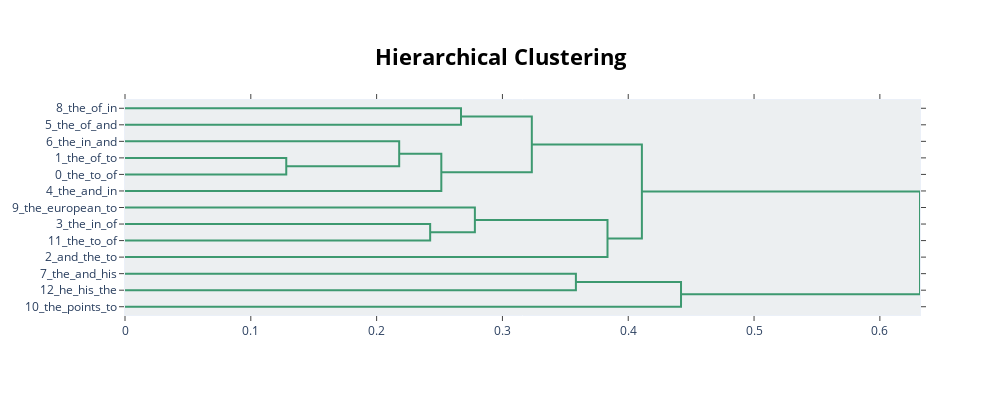

This figure's notebook cell:
### Markdown cell above
Compared to the unsupervised model, we both achieve a lower confusion loss, as well as a lower number of unassigned documents.

### Code cell
model.visualize_hierarchy()

### Figure 1 — Plotly figure (JSON) as saved in the notebook; plotly's stock layout.template omitted (floating-point values rounded to 4 significant figures)
{"data": [{"hoverinfo": "text", "marker": {"color": "rgb(61,153,112)"}, "mode": "lines", "type": "scatter", "x": [0, 0.2671, 0.2671, 0], "xaxis": "x", "y": [-5, -5, -15, -15], "yaxis": "y"}, {"hoverinfo": "text", "marker": {"color": "rgb(61,153,112)"}, "mode": "lines", "type": "scatter", "x": [0, 0.1282, 0.1282, 0], "xaxis": "x", "y": [-35, -35, -45, -45], "yaxis": "y"}, {"hoverinfo": "text", "marker": {"color": "rgb(61,153,112)"}, "mode": "lines", "type": "scatter", "x": [0, 0.2179, 0.2179, 0.1282], "xaxis": "x", "y": [-25, -25, -40, -40], "yaxis": "y"}, {"hoverinfo": "text", "marker": {"color": "rgb(61,153,112)"}, "mode": "lines", "type": "scatter", "x": [0.2179, 0.2514, 0.2514, 0], "xaxis": "x", "y": [-32.5, -32.5, -55, -55], "yaxis": "y"}, {"hoverinfo": "text", "marker": {"color": "rgb(61,153,112)"}, "mode": "lines", "type": "scatter", "x": [0.2671, 0.3234, 0.3234, 0.2514], "xaxis": "x", "y": [-10, -10, -43.75, -43.75], "yaxis": "y"}, {"hoverinfo": "text", "marker": {"color": "rgb(61,153,112)"}, "mode": "lines", "type": "scatter", "x": [0, 0.2426, 0.2426, 0], "xaxis": "x", "y": [-75, -75, -85, -85], "yaxis": "y"}, {"hoverinfo": "text", "marker": {"color": "rgb(61,153,112)"}, "mode": "lines", "type": "scatter", "x": [0, 0.2781, 0.2781, 0.2426], "xaxis": "x", "y": [-65, -65, -80, -80], "yaxis": "y"}, {"hoverinfo": "text", "marker": {"color": "rgb(61,153,112)"}, "mode": "lines", "type": "scatter", "x": [0.2781, 0.3835, 0.3835, 0], "xaxis": "x", "y": [-72.5, -72.5, -95, -95], "yaxis": "y"}, {"hoverinfo": "text", "marker": {"color": "rgb(61,153,112)"}, "mode": "lines", "type": "scatter", "x": [0.3234, 0.4108, 0.4108, 0.3835], "xaxis": "x", "y": [-26.88, -26.88, -83.75, -83.75], "yaxis": "y"}, {"hoverinfo": "text", "marker": {"color": "rgb(61,153,112)"}, "mode": "lines", "type": "scatter", "x": [0, 0.3584, 0.3584, 0], "xaxis": "x", "y": [-105, -105, -115, -115], "yaxis": "y"}, {"hoverinfo": "text", "marker": {"color": "rgb(61,153,112)"}, "mode": "lines", "type": "scatter", "x": [0.3584, 0.442, 0.442, 0], "xaxis": "x", "y": [-110, -110, -125, -125], "yaxis": "y"}, {"hoverinfo": "text", "marker": {"color": "rgb(61,153,112)"}, "mode": "lines", "type": "scatter", "x": [0.4108, 0.6319, 0.6319, 0.442], "xaxis": "x", "y": [-55.31, -55.31, -117.5, -117.5], "yaxis": "y"}], "layout": {"autosize": false, "height": 395, "hoverlabel": {"bgcolor": "white", "font": {"family": "Rockwell", "size": 16}}, "hovermode": "closest", "plot_bgcolor": "#ECEFF1", "showlegend": false, "title": {"font": {"color": "Black", "size": 22}, "text": "<b>Hierarchical Clustering</b>", "x": 0.5, "xanchor": "center", "yanchor": "top"}, "width": 1000, "xaxis": {"mirror": "allticks", "rangemode": "tozero", "showgrid": false, "showline": true, "showticklabels": true, "ticks": "outside", "type": "linear", "zeroline": false}, "yaxis": {"mirror": "allticks", "range": [-130, 0], "rangemode": "tozero", "showgrid": false, "showline": true, "showticklabels": true, "tickmode": "array", "ticks": "outside", "ticktext": ["8_the_of_in", "5_the_of_and", "6_the_in_and", "1_the_of_to", "0_the_to_of", "4_the_and_in", "9_the_european_to", "3_the_in_of", "11_the_to_of", "2_and_the_to", "7_the_and_his", "12_he_his_the", "10_the_points_to"], "tickvals": [-5, -15, -25, -35, -45, -55, -65, -75, -85, -95, -105, -115, -125], "type": "linear", "zeroline": false}}}
